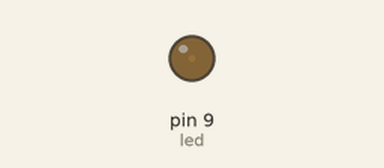
Recording of a sketch running on a simulated Arduino Uno, built with avr-gcc and run on an emulated ATmega328P. Shown: output pins drawn as LEDs (lit = HIGH).

Above: at 0.05 s.
At 0.7 s:
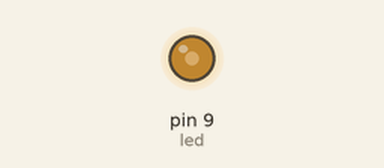
At 1.1 s:
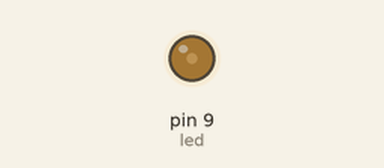
Timing chart, 0 to 3.3 s (numbered marks = the images above):
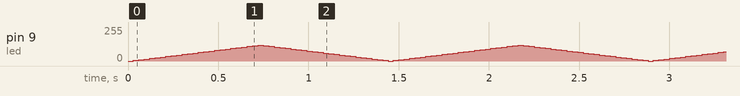

The sketch:

led_fade.ino
```cpp
int led = 9;
int brightness = 0;
int fadeout = 5;
void setup() {
  pinMode(led, OUTPUT);

}

void loop() {
  analogWrite(led, brightness) ;
  brightness = brightness + fadeout ;
  if(brightness== 0 || brightness ==120)
  {fadeout = -fadeout;
  }
 delay (30);


}
```
